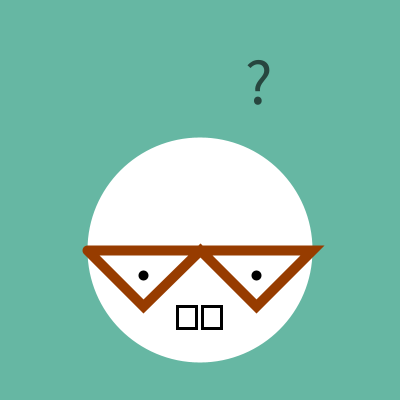
Frame 1 (no input)
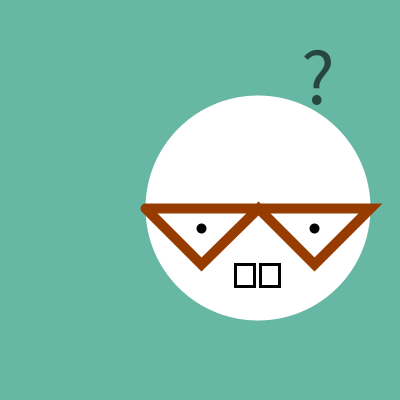
Frame 60 (the mouse pressed at the canvas centre just before this capture)
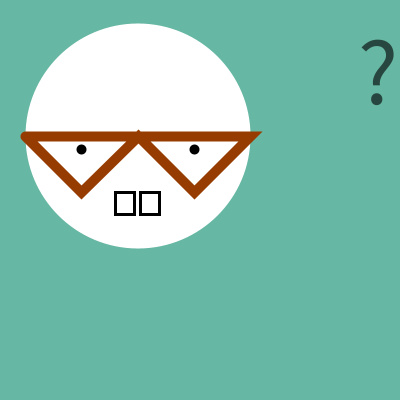
Frame 120 (the mouse held since frame 60 and released just before this capture)

The Processing sketch that drew these frames (run headless with seeded random() and noise(); from frame 60 on, the mouse is pressed at the canvas centre):

// Processing sketch: processing_51477
// ── processing_51477.pde

//computer arts for processing 60-257
//hw #6 creating a function 
//copyright kyree 2012


float x, y, d, speedh,speedv;
float qx, qy, qd, qx2;

void setup()
{
  size(400,400);
  smooth();
  noStroke();
  x = 200;
  y = 250;
  d = 225;
  speedh = 2; //horizontal speed
  speedv = 2; //vertical speed
  
  
  qx = random( width );
  qy = random( height );
  qx2 = qx + 120;
  //qx = 120;
  //qy = 110;
  qd = 1;
}

void draw()
{
  background(#66B7A3, 200);
  drawNerd(x,y,d);
  moveNerd();  
  
  drawQues(qx, qy, qd);
  //moveQues();
  
  //drawQues(qx2, qy,qd);
  //moveQues();
}

void drawNerd(float x, float y, float d)
{
  //draw ellipse
  noStroke(); 
  fill(255);
  ellipse(x, y, d, d);

  //glasses
  stroke(151, 60, 0);
  strokeWeight(10);
  beginShape();
    vertex(x-(d*.5), y);
    vertex(x-(d*.25), y+(d*.25));
    vertex(x, y);
    vertex(x+(d*.25), y+(d*.25));
    vertex(x+d*.5, y);
    vertex(x-(d*.5), y);
  endShape();

  //eyes
  stroke(0);
  point(x-(d*.25), y*1.1);
  point(x+(d*.25), y*1.1);

//teeth
  strokeWeight(3);
  rect(x-(d*.1), y+(d*.25),d/12,d/10);
  rect(x+(d*.01), y+(d*.25),d/12,d/10);
}


void moveNerd()
{
  x = x + speedh;
  if(x > width - .5*d)
    {
    speedh = -speedh;
    }
    else if (x < d* .5)
    {
      speedh = -speedh;
    }
   y = y + speedv;
   if(y > height - .5*d)
   {
     speedv = -speedv;
   }
   if (y < 0 + .5*d)
   {
     speedv = -speedv;
   }
    
}

void drawQues(float qx, float qy, float qd)

{
  textAlign(CENTER);
  fill(0,0,0,157);
  textSize(qx*.25);
  text( "?", qx, qy);
  moveQues();
}


void moveQues()
{
  qx = qx + qd;
  if(qx > width)
    {
    qx = 0;
    //qd = -qd;
    }
    else if (qx < 0)
    {
      qd =  -qd;
    }
}
